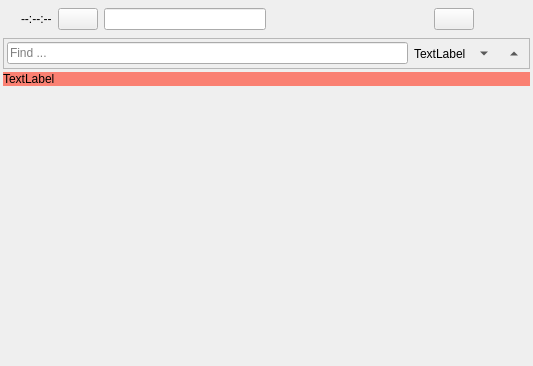
<?xml version="1.0" encoding="UTF-8"?>
<ui version="4.0">
 <class>MainWindow</class>
 <widget class="QMainWindow" name="MainWindow">
  <property name="geometry">
   <rect>
    <x>0</x>
    <y>0</y>
    <width>533</width>
    <height>366</height>
   </rect>
  </property>
  <property name="windowTitle">
   <string notr="true">Quick Box Starter Tool</string>
  </property>
  <property name="styleSheet">
   <string notr="true"/>
  </property>
  <widget class="QWidget" name="centralWidget">
   <property name="sizePolicy">
    <sizepolicy hsizetype="MinimumExpanding" vsizetype="MinimumExpanding">
     <horstretch>0</horstretch>
     <verstretch>0</verstretch>
    </sizepolicy>
   </property>
   <layout class="QVBoxLayout" name="verticalLayout">
    <property name="spacing">
     <number>3</number>
    </property>
    <property name="leftMargin">
     <number>3</number>
    </property>
    <property name="topMargin">
     <number>3</number>
    </property>
    <property name="rightMargin">
     <number>3</number>
    </property>
    <property name="bottomMargin">
     <number>3</number>
    </property>
    <item>
     <layout class="QHBoxLayout" name="horizontalLayout_2">
      <property name="leftMargin">
       <number>5</number>
      </property>
      <item>
       <widget class="QLabel" name="connectionState">
        <property name="pixmap">
         <pixmap resource="../startertool.qrc">:/images/off-led.svg</pixmap>
        </property>
       </widget>
      </item>
      <item>
       <widget class="QLabel" name="lblCurrentTime">
        <property name="text">
         <string>--:--:--</string>
        </property>
       </widget>
      </item>
      <item>
       <widget class="QPushButton" name="btHere">
        <property name="icon">
         <iconset resource="../startertool.qrc">
          <normaloff>:/images/here.svg</normaloff>:/images/here.svg</iconset>
        </property>
        <property name="checkable">
         <bool>true</bool>
        </property>
       </widget>
      </item>
      <item>
       <widget class="QLineEdit" name="edReadSiId">
        <property name="readOnly">
         <bool>true</bool>
        </property>
       </widget>
      </item>
      <item>
       <spacer name="horizontalSpacer">
        <property name="orientation">
         <enum>Qt::Horizontal</enum>
        </property>
        <property name="sizeHint" stdset="0">
         <size>
          <width>40</width>
          <height>20</height>
         </size>
        </property>
       </spacer>
      </item>
      <item>
       <widget class="QPushButton" name="btFind">
        <property name="icon">
         <iconset resource="../startertool.qrc">
          <normaloff>:/images/find.svg</normaloff>:/images/find.svg</iconset>
        </property>
        <property name="checkable">
         <bool>true</bool>
        </property>
       </widget>
      </item>
      <item>
       <widget class="QFrame" name="toolBarFrame">
        <property name="frameShape">
         <enum>QFrame::NoFrame</enum>
        </property>
        <property name="frameShadow">
         <enum>QFrame::Raised</enum>
        </property>
        <layout class="QHBoxLayout" name="horizontalLayout">
         <property name="spacing">
          <number>5</number>
         </property>
         <property name="leftMargin">
          <number>5</number>
         </property>
         <property name="topMargin">
          <number>5</number>
         </property>
         <property name="rightMargin">
          <number>5</number>
         </property>
         <property name="bottomMargin">
          <number>5</number>
         </property>
         <item>
          <widget class="QPushButton" name="tbShowMenu">
           <property name="icon">
            <iconset resource="../startertool.qrc">
             <normaloff>:/images/menu.svg</normaloff>:/images/menu.svg</iconset>
           </property>
           <property name="iconSize">
            <size>
             <width>32</width>
             <height>32</height>
            </size>
           </property>
           <property name="flat">
            <bool>true</bool>
           </property>
          </widget>
         </item>
        </layout>
       </widget>
      </item>
     </layout>
    </item>
    <item>
     <widget class="QFrame" name="frmFind">
      <property name="frameShape">
       <enum>QFrame::StyledPanel</enum>
      </property>
      <property name="frameShadow">
       <enum>QFrame::Raised</enum>
      </property>
      <layout class="QHBoxLayout" name="horizontalLayout_3">
       <property name="leftMargin">
        <number>3</number>
       </property>
       <property name="topMargin">
        <number>3</number>
       </property>
       <property name="rightMargin">
        <number>3</number>
       </property>
       <property name="bottomMargin">
        <number>3</number>
       </property>
       <item>
        <widget class="QLineEdit" name="edFind">
         <property name="placeholderText">
          <string>Find ...</string>
         </property>
         <property name="clearButtonEnabled">
          <bool>true</bool>
         </property>
        </widget>
       </item>
       <item>
        <widget class="QLabel" name="lblFind">
         <property name="text">
          <string>TextLabel</string>
         </property>
        </widget>
       </item>
       <item>
        <widget class="QToolButton" name="btFindNext">
         <property name="text">
          <string>PushButton</string>
         </property>
         <property name="autoRaise">
          <bool>true</bool>
         </property>
         <property name="arrowType">
          <enum>Qt::DownArrow</enum>
         </property>
        </widget>
       </item>
       <item>
        <widget class="QToolButton" name="btFindPrev">
         <property name="text">
          <string>PushButton</string>
         </property>
         <property name="autoRaise">
          <bool>true</bool>
         </property>
         <property name="arrowType">
          <enum>Qt::UpArrow</enum>
         </property>
        </widget>
       </item>
      </layout>
     </widget>
    </item>
    <item>
     <widget class="QLabel" name="lblError">
      <property name="styleSheet">
       <string notr="true">background: salmon; color: black</string>
      </property>
      <property name="text">
       <string>TextLabel</string>
      </property>
     </widget>
    </item>
    <item>
     <widget class="QStackedWidget" name="stackedWidget"/>
    </item>
   </layout>
  </widget>
 </widget>
 <layoutdefault spacing="6" margin="11"/>
 <resources>
  <include location="../startertool.qrc"/>
 </resources>
 <connections/>
</ui>
